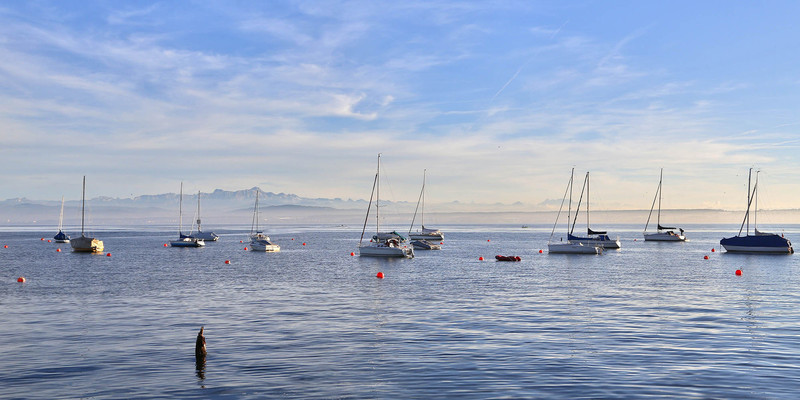
#> input picture data/test_images/1.jpg, 800 x 400 px, given in place of segelschiff.png, which was not available
$ python boat_detector2.py
#> lines starting #> are read from the running program, lines starting #| are printed output that depends on the picture; pictures that were not available may be replaced by others from this repository, and a replacement may not be noted
import numpy as np
import cv2
from matplotlib import pyplot as plt
from os.path import expanduser
home = expanduser("~")


imag1 = cv2.imread(home + '/src/boat_autopilot/data/test_images/segelschiff.png')          # queryImage
#> imag1 is the input picture: shape (400, 800, 3); mean B, G, R 193.4, 167.9, 153.5
imag2 = cv2.imread(home + '/src/boat_autopilot/data/test_images/2.jpg') # trainImage
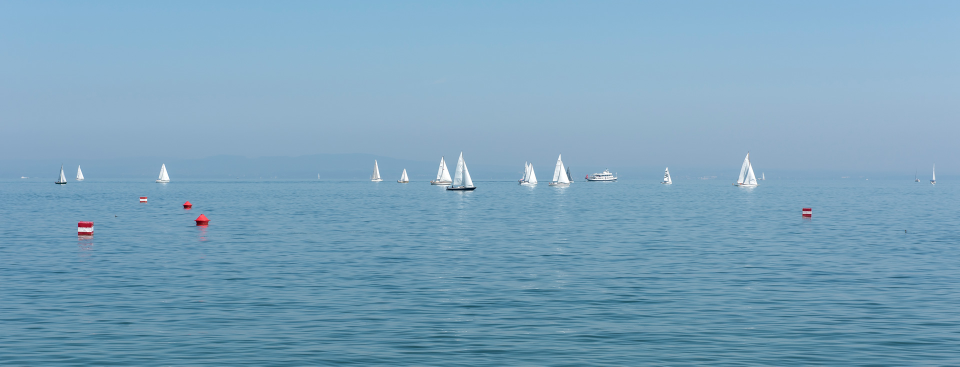
#> input picture data/test_images/2.jpg, 1920 x 733 px, found by its file name (shown at 1/2 size)
#> imag2 is the input picture: shape (733, 1920, 3); mean B, G, R 188, 163.2, 122.9

img1 = cv2.cvtColor(imag1, cv2.COLOR_BGR2GRAY)
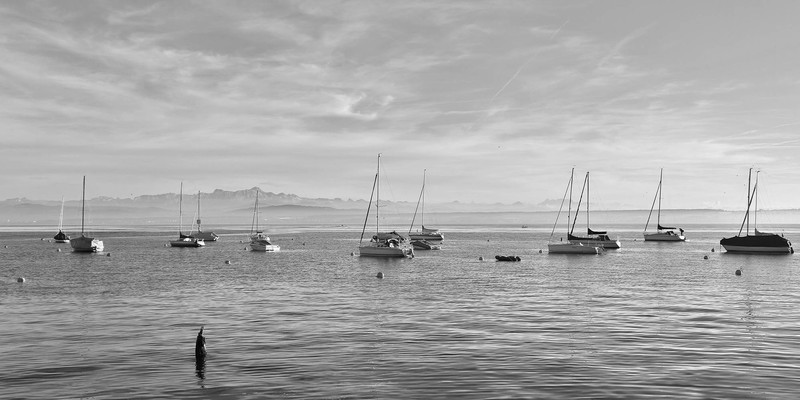
#> img1: shape (400, 800); min 0, max 255, mean 166.5
img2 = cv2.cvtColor(imag2, cv2.COLOR_BGR2GRAY)
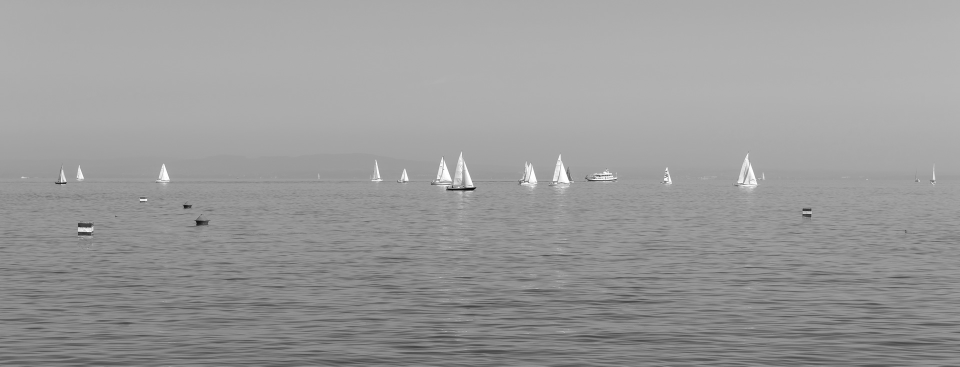
#> img2: shape (733, 1920) (shown at 1/2 size); min 9, max 255, mean 154


# Initiate SIFT detector
sift = cv2.xfeatures2d.SIFT_create()

# find the keypoints and descriptors with SIFT
kp1, des1 = sift.detectAndCompute(imag1,None)
#> kp1 = 578 keypoints; strongest (x, y, size): (391, 245, 2.7), (682, 231, 2.1), (682, 237, 2.4), (590, 232, 3.4)
kp2, des2 = sift.detectAndCompute(imag2,None)
#> kp2 = 273 keypoints; strongest (x, y, size): (917, 375, 2.5), (123, 363, 2.2), (1189, 356, 2.1), (130, 366, 2.7)

# create BFMatcher object
bf = cv2.BFMatcher(cv2.NORM_L2, crossCheck=True)

# Match descriptors.
matches = bf.match(des1, des2)
#> matches = 79 matches

# Sort them in the order of their distance.
matches = sorted(matches, key = lambda x:x.distance)

# Draw first 10 matches.
img3 = cv2.drawMatches(img1,kp1,img2,kp2,matches[:10], img2, flags=2)
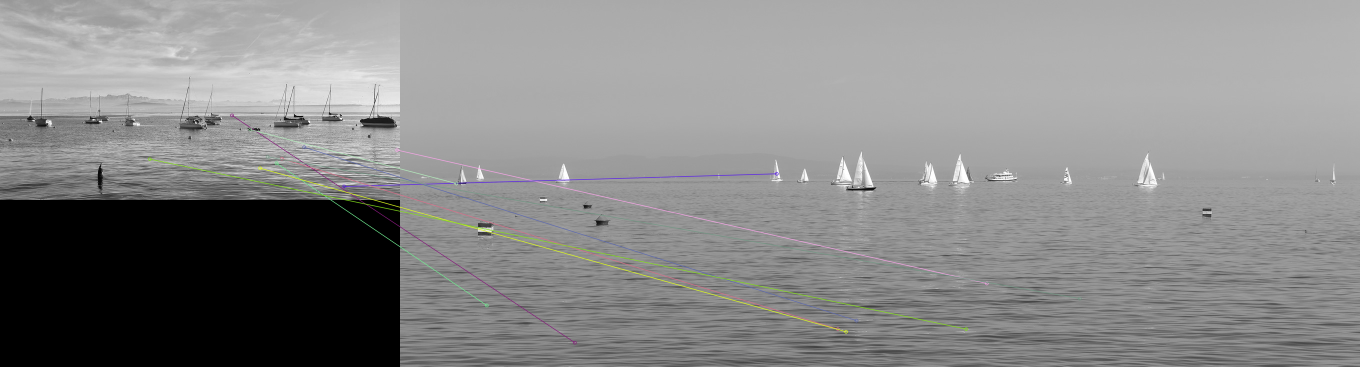
#> img3: shape (733, 2720, 3) (shown at 1/2 size); mean of channels 0, 1, 2 135.4, 135.5, 135.5; drawn as B, G, R

plt.imshow(img3),plt.show()
